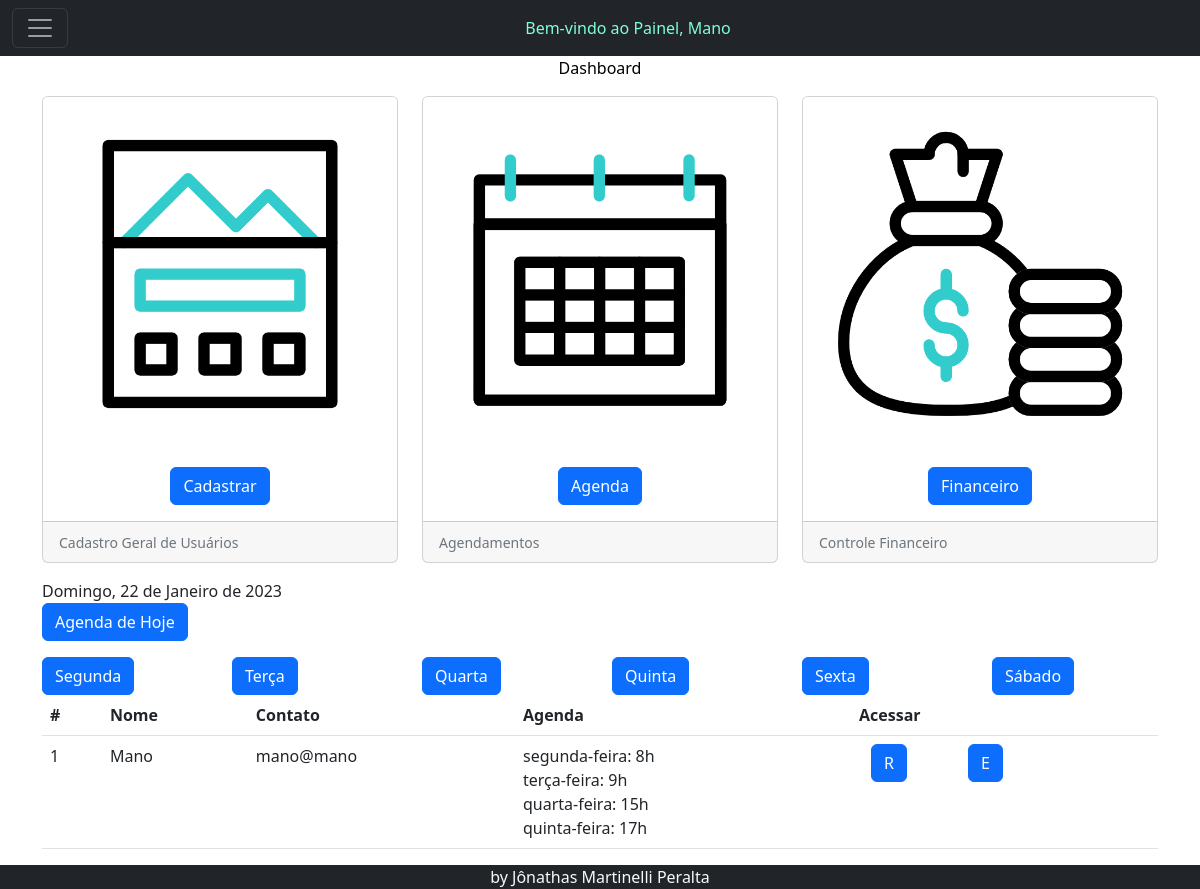
The page /painel.php?busca=Mano (signed in) on the database its author committed.
### tables this page shows
CREATE TABLE `usuarios` (
  `id` int(11) NOT NULL,
  `nome` varchar(140) NOT NULL,
  `fone` varchar(20) NOT NULL,
  `responsavel` varchar(140) NOT NULL,
  `endereco` varchar(150) NOT NULL,
  `email` varchar(140) NOT NULL,
  `data_nasc` date NOT NULL,
  `tipo` varchar(20) NOT NULL,
  `agenda` varchar(150) NOT NULL,
  `senha` varchar(16) NOT NULL,
  `aulas` longtext NOT NULL,
  `matricula` varchar(100) NOT NULL,
  `financeiro_aberto` varchar(500) NOT NULL,
  `financeiro_pago` varchar(500) NOT NULL,
  `valor_aula` varchar(20) NOT NULL,
  `divida_ativa` varchar(20) NOT NULL,
  `divida_paga` varchar(20) NOT NULL
);

### painel.php (the view, shortened to what this page needs)
<?php
include('conexao.php');
?>
<!doctype html>
<html lang="pt-br">
<head>
 <?php include('meta.php'); ?>
</head>
<body>
  <header>
 <?php include('nav.php'); ?>
  </header>
  <main>
    <div class="container">
    <p class="text-center m-11" style="color: black;">Dashboard</p>
    <div class="row row-cols-1 row-cols-md-3 g-4">
  <div class="col">
    <div class="card h-100">
      <img src="img/pagina-de-destino.gif" class="card-img-top" alt="...">
      <div class="card-body ">
        <p class="card-text text-center">
        <a class="btn btn-primary" href="cadastrar.php" role="button">Cadastrar</a>
        </div>
      <div class="card-footer">
        <small class="text-muted">Cadastro Geral de Usuários</small>
      </div>
    </div>
  </div>
  <div class="col">
    <div class="card h-100">
      <img src="img/calendario.gif" class="card-img-top" alt="...">
      <div class="card-body">
      <p class="card-text text-center">
        <a class="btn btn-primary" href="agenda.php" role="button">Agenda</a>
      </div>
      <div class="card-footer">
        <small class="text-muted">Agendamentos</small>
      </div>
    </div>
  </div>
  <div class="col">
    <div class="card h-100">
      <img src="img/bolsa-de-dinheiro.gif" class="card-img-top" alt="...">
      <div class="card-body">
      <p class="card-text text-center">
        <a class="btn btn-primary" href="financeiro.php" role="button">Financeiro</a>
      </div>
      <div class="card-footer">
        <small class="text-muted">Controle Financeiro</small>
      </div>
    </div>
  </div>
</div>
<p>
<form action="">
    <?php
    $meses = array (1 => "Janeiro", 2 => "Fevereiro", 3 => "Março", 4 => "Abril", 5 => "Maio", 6 => "Junho", 7 => "Julho", 8 => "Agosto", 9 => "Setembro", 10 => "Outubro", 11 => "Novembro", 12 => "Dezembro");
    $diasdasemana = array (1 => "Segunda-Feira",2 => "Terça-Feira",3 => "Quarta-Feira",4 => "Quinta-Feira",5 => "Sexta-Feira",6 => "Sábado",0 => "Domingo");
    $variavel =  date('d/m/Y');
    $variavel = str_replace('/','-',$variavel);
    $hoje = getdate(strtotime($variavel));
    $dia = $hoje["mday"];
    $mes = $hoje["mon"];
    $nomemes = $meses[$mes];
    $ano = $hoje["year"];
    $diadasemana = $hoje["wday"];
    $nomediadasemana = $diasdasemana[$diadasemana];
    echo "$nomediadasemana, $dia de $nomemes de $ano";
    ?>
  <br>
    <button class="btn btn-primary" type="submit" role="button">Agenda de Hoje</button>
</form>
<table class="table" border="1">
<table class="table">
  <thead>
    <tr>
      <th scope="col">#</th>
      <th scope="col">Nome</th>
      <th scope="col">Contato</th>
      <th scope="col">Agenda</th>
      <th scope="col">Acessar</th>
    </tr>
  </thead>
  <tbody>
  <?php
  if (!isset($_GET['busca'])) {
    ?>
  <tr>
      <th scope="row">#</th>
      <td colspan="3">Relação para Agenda</td>
    </tr>
    <?php
} else {
  $pesquisa = $mysqli->real_escape_string($_GET['busca']);
$sql_code = "SELECT *
FROM usuarios
WHERE nome LIKE '%$pesquisa%'
OR tipo LIKE '%$pesquisa%'
OR agenda LIKE '%$pesquisa%'";
$sql_query = $mysqli->query($sql_code) or die("Error ao consultar" . $mysqli->error);
if ($sql_query->num_rows == 0) {
  ?>
  <tr>
  <th scope="row">1</th>
  <td colspan="3">Resultados NÃO encontrados...</td>
</tr>
<?php
} else {
while($dados = $sql_query->fetch_assoc()){
        $nome_aula = $dados['nome'];
  ?>
  <tr>
    <td><?php echo $dados['id']; ?></td>
    <td><?php echo $nome_aula; ?></td>
    <td><?php echo $dados['email']; ?></td>
    <td><?php echo $dados['agenda']; ?></td>
    <td>
    <div class="container">
  <div class="row">
  <div class="col-6 col-sm-4">
    <form action="aula.php">
        <button class="btn btn-primary" type="submit" role="button">R</button>
</form></div>
<div class="col-6 col-sm-4">
<form action="editar.php">
        <button class="btn btn-primary" type="submit" role="button">E</button>
</form></div></div></div>
    </td>
  </tr>
  <?php
}
} ?>
<?php
}
  ?>
<div class="row">
<div class="col">
<form action="">
        <button class="btn btn-primary" type="submit" role="button">Segunda</button>
</form></div>
<div class="col">
<form action="">
        <button class="btn btn-primary" type="submit" role="button">Terça</button>
</form></div>
<div class="col">
<form action="">
        <button class="btn btn-primary" type="submit" role="button">Quarta</button>
</form></div>
<div class="col">
<form action="">
        <button class="btn btn-primary" type="submit" role="button">Quinta</button>
</form></div>
<div class="col">
<form action="">
        <button class="btn btn-primary" type="submit" role="button">Sexta</button>
</form></div>
<div class="col">
<form action="">
        <button class="btn btn-primary" type="submit" role="button">Sábado</button>
</form></div>
</div>
</tbody>
</table>
  </main></div>
  <footer>
    <?php include('footer.php');?>
  </footer>
</body>
</html>

### rows shown on the page
usuarios: id "1", nome "Mano", email "mano@mano", agenda "segunda-feira: 8h terça-feira: 9h quarta-feira: 15h quinta-feira: 17h"

### other values the page prints
$_SESSION['nome'] "Mano"
$nomediadasemana "Domingo"
$dia "22"
$nomemes "Janeiro"
$ano "2023"
